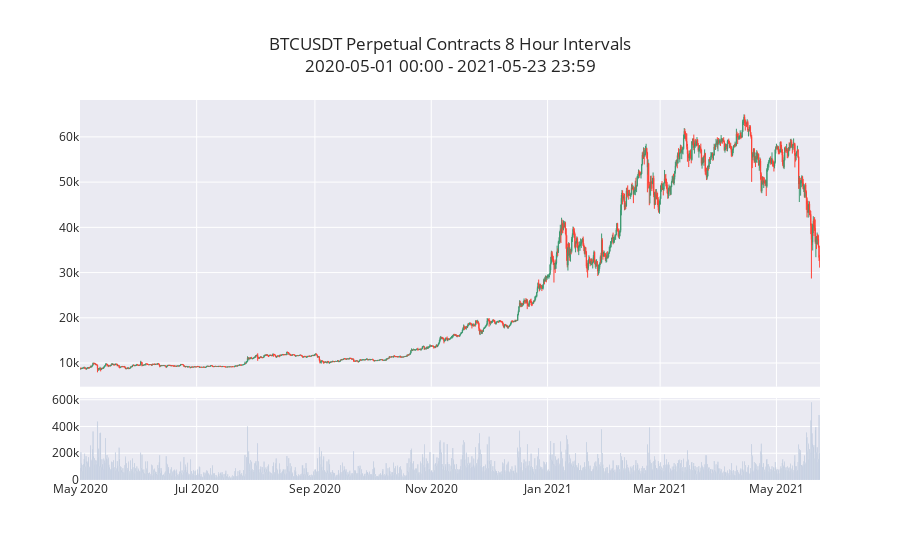

The notebook cell saved with this chart:
### Code cell
fig = utils.make_price_volume_chart(
    df_perpetual,
    title="BTCUSDT Perpetual Contracts 8 Hour Intervals"
)
fig.show()

### Figure 1 — Plotly figure (JSON) as saved in the notebook; plotly's stock layout.template omitted (floating-point values rounded to 4 significant figures; data arrays with more than 128 entries replaced by an {"elided": "..."} marker saying what was removed)
{"data": [{"close": {"elided": "1164 float values"}, "high": {"elided": "1164 float values"}, "line": {"width": 1}, "low": {"elided": "1164 float values"}, "open": {"elided": "1164 float values"}, "type": "candlestick", "x": {"elided": "1164 str values"}, "xaxis": "x", "yaxis": "y"}, {"marker": {"color": "#4C78A8"}, "type": "bar", "x": {"elided": "1164 str values"}, "xaxis": "x2", "y": {"elided": "1164 float values"}, "yaxis": "y2"}], "layout": {"showlegend": false, "title": {"text": "BTCUSDT Perpetual Contracts 8 Hour Intervals<br>2020-05-01 00:00 - 2021-05-23 23:59"}, "xaxis": {"anchor": "y", "domain": [0, 1], "matches": "x2", "rangeslider": {"visible": false}, "showticklabels": false}, "xaxis2": {"anchor": "y2", "domain": [0, 1]}, "yaxis": {"anchor": "x", "domain": [0.2456, 1]}, "yaxis2": {"anchor": "x2", "domain": [0, 0.2156]}}}
